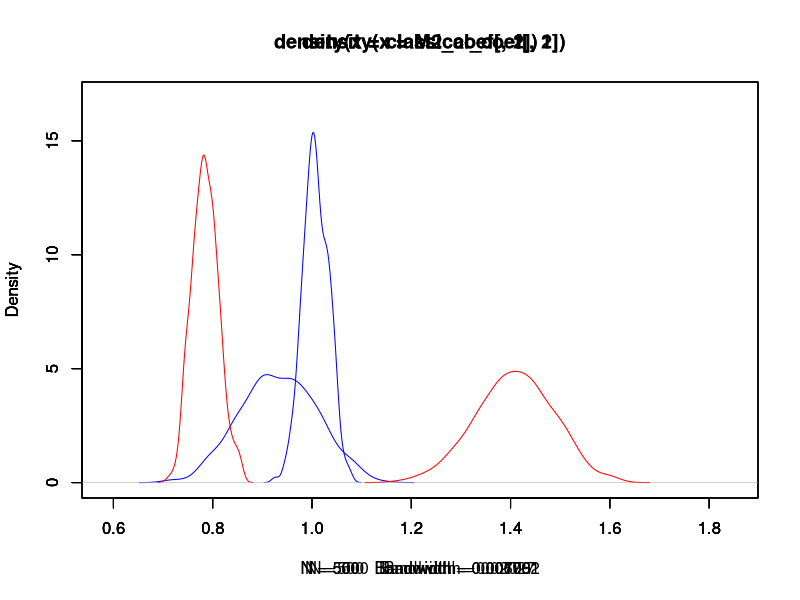
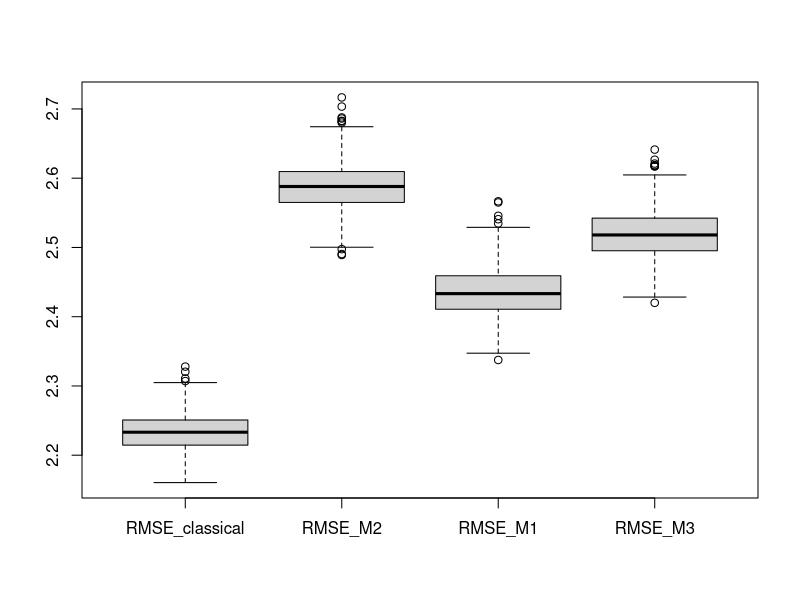
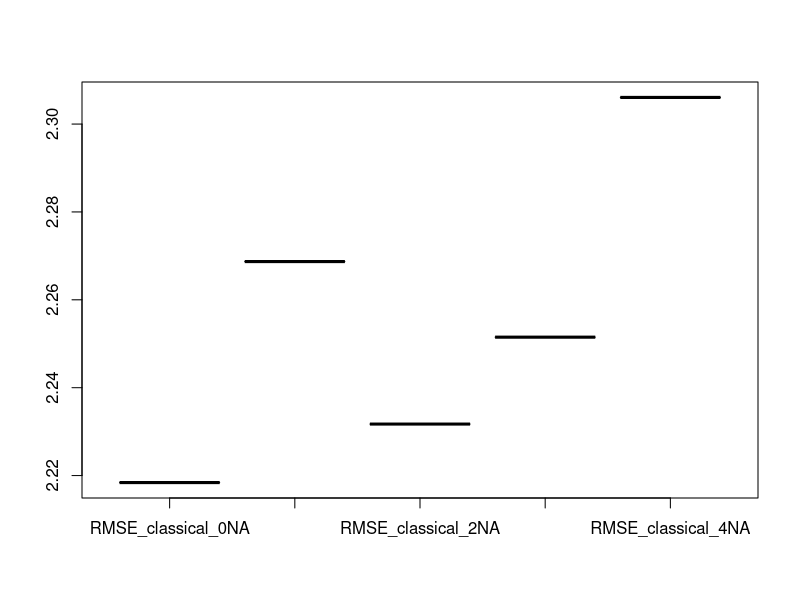
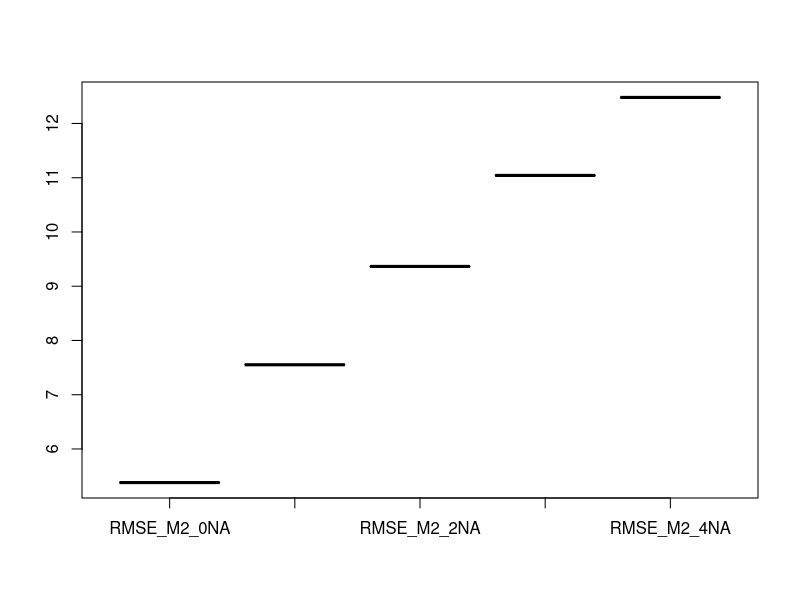
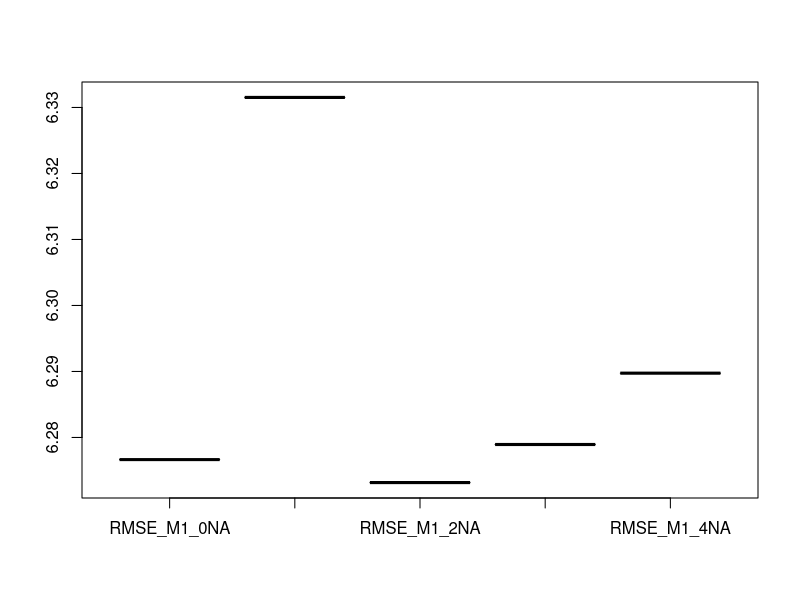
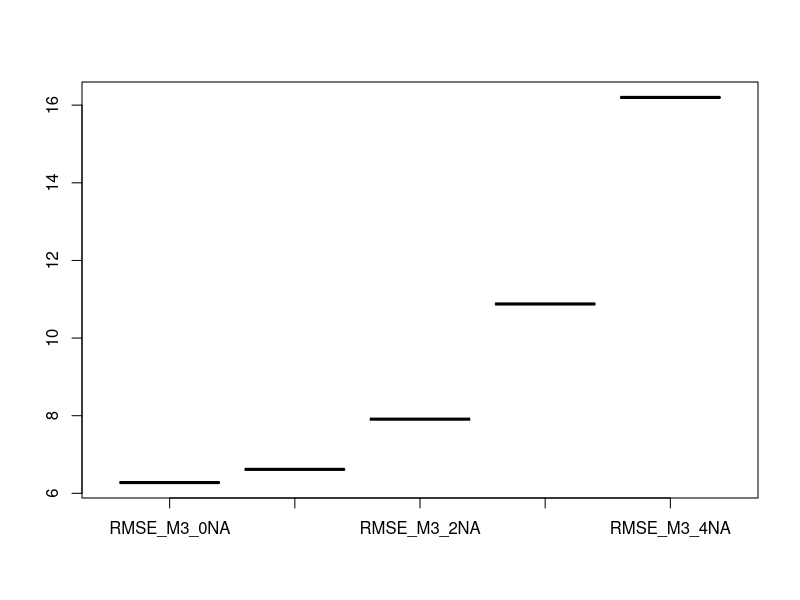
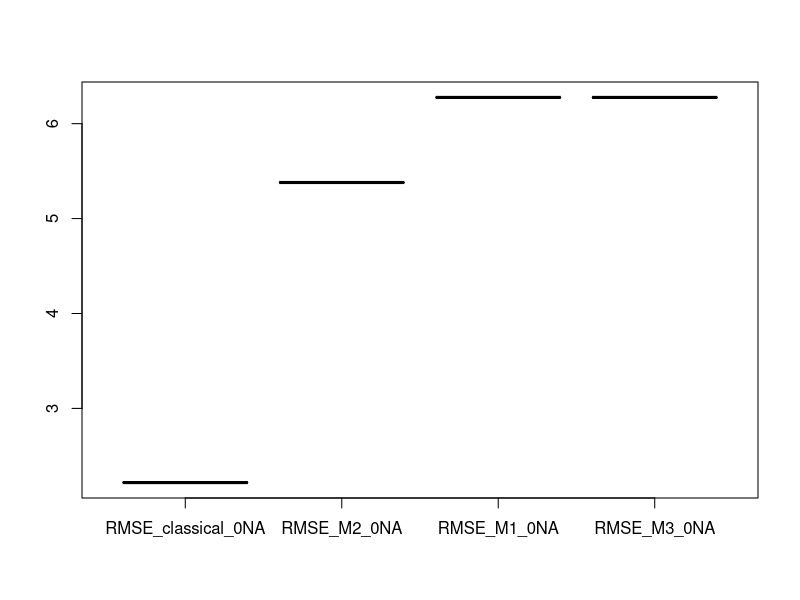
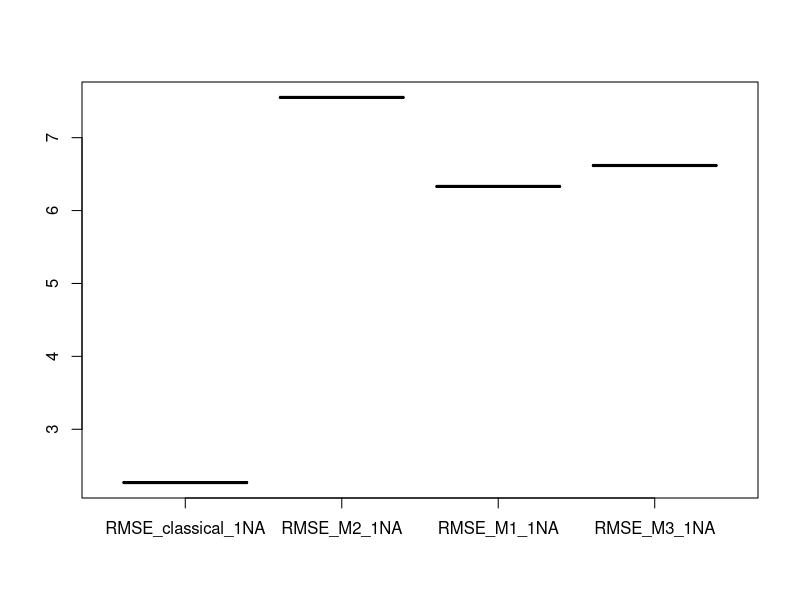

Write the R code that produced these figures, in order.

########################################################################################
######### Source code for the paper submitted to Computational Statistics ##############
########################################################################################
set.seed(2012024)

##################################
#################### Section 5.1 

## Theoretical model: Y = 50 + 4*X1real + 4*X2real + epsilon, with
## - epsilon ~ N(0,sqrt(5))
## - X1real ~ N(2,sqrt(5))
## - X2real ~ Gamma(2,3)
## - correlation structure: Gaussian copula with parameter rho

## Latent variable model introducing quality:
## - X1 = w1 * X1real + (1-w1) * Z1
## - X2 = w2 * X2real + (1-w2) * Z2
## - w1 follows Bernoulli(Q1) and w2 follows Bernoulli(Q2)
## - Q1 ~ Q2 ~ U({0;0.5;1})

#########################################
##### Parameters to be defined by the user
n_rep <- 500             # number of repetitions 
sample_size <- 5000      # number of observations
rho_coef <- 0.2       # correlation parameter gaussian copula
#########################################

library(mvtnorm)

#################
##### Auxiliary functions needed for simulations

##### Simulation of correlated X1real and X2real
## Function that simulates from a bivariate distribution with (possible) different marginals
## - qmarg1: quantile function for marginal 1 / qmarg2: quantile function for marginal 2
## - rho: correlation parameter in Gaussian Copula
sim.GC <- function(sample_size, rho, qmarg1, qmarg2){
  R <- rbind(c(1,rho),c(rho,1))
  dat <- rmvnorm(n = sample_size, mean = c(0,0), sigma = R)
  dat[,1] <- qmarg1(pnorm(dat[,1]))
  dat[,2] <- qmarg2(pnorm(dat[,2]))
  return(dat)
}
## Gaussian and Gamma marginals
q1 <- function(p) qnorm(p, mean = 2, sd = sqrt(5))
q2 <- function(p) qgamma(p, shape = 2, rate = 3)

## Simulation of the quality variables
Q1 <- sample(x = c(0,0.5,1), size = sample_size, replace = TRUE, prob = c(1/3,1/3,1/3))
Q2 <- sample(x = c(0,0.5,1), size = sample_size, replace = TRUE, prob = c(1/3,1/3,1/3))
(meanQual_X1 <- mean(Q1))
(meanQual_X2 <- mean(Q2))

simul_dataset <- function(sample_size, rho_coef) 
{
  ##### Simulation of the random noise
  epsilon <- rnorm(sample_size, mean = 0, sd = sqrt(5))
  ##### Simulation of correlated random variables X1real and X2real
  sim <- sim.GC(sample_size = sample_size, rho = rho_coef, q1, q2)
  X1real <- sim[ ,1]
  X2real <- sim[ ,2]
  ###### Simulation of Z1 and Z2
  Z1 <- rnorm(n = sample_size, mean = 2, sd = sqrt(5))
  Z2 <- rgamma(n = sample_size, shape = 2, rate = 3)
  ##### Building the response Y
  Y <- 50 + 4*X1real + 4*X2real + epsilon
  ######### Simulation of the latent variable model
  w1 <- w2 <- numeric(length = sample_size)
  for (i in 1:sample_size) {
    w1[i] <- rbinom(n = 1, size = 1, prob = Q1[i])
    w2[i] <- rbinom(n = 1, size = 1, prob = Q2[i])
  }
  X1 <- w1 * X1real + (1-w1) * Z1
  X2 <- w2 * X2real + (1-w2) * Z2
  ###### Final dataset to be returned
  return(list(data = data.frame(Y=Y, X1=X1, X2=X2, X1real=X1real, Z1=Z1, X2real=X2real, Z2=Z2, epsilon=epsilon),
              binary_mask = data.frame(w1 = w1, w2 = w2)))
}


##############################
### Simulation of the data ###
simulated_datasets <- vector(mode = "list", length = n_rep)
classical_coefX1 <- M1_coefX1 <- M2_coefX1 <- matrix(data = NA, nrow = n_rep, ncol = 2)
colnames(M1_coefX1) <- colnames(M2_coefX1) <- colnames(classical_coefX1) <- c("coefX1", "sd_coefX1")
for (i in 1:n_rep) {
  simulated_datasets[[i]] <- simul_dataset(sample_size = sample_size, rho_coef = rho_coef)
  ##### Linear regressions:
  ## Real model
  classical_model <- lm(formula = Y ~ X1real + X2real, data = simulated_datasets[[i]]$data)
  classical_coefX1[i,1] <- coef(classical_model)["X1real"]
  classical_coefX1[i,2] <- sqrt(vcov(classical_model)[2,2])
  ## Biased model due to unperfect quality data
  M2 <- lm(formula = Y ~ X1 + X2, data = simulated_datasets[[i]]$data)
  M2_coefX1[i,1] <- coef(M2)["X1"]
  M2_coefX1[i,2] <- sqrt(vcov(M2)[2,2])
  ### Correction of the coefficients (see Section 4.4 of the paper, case of two correlated covariates)
  ## under (X-A2) and (Z-A1):
  M1_coefX1[i,1] <- (1/(1-rho_coef^2)) * ( (coef(M2)["X1"] / meanQual_X1) * (1 - rho_coef^2 * meanQual_X1 * meanQual_X2) +
                                             sqrt(var(simulated_datasets[[i]]$data$X2) / var(simulated_datasets[[i]]$data$X1)) *
                                             (coef(M2)["X2"] / meanQual_X2) * rho_coef * (meanQual_X1 * meanQual_X2 - 1) )
  ## variance: under (X-A2) and (Z-A1):
  M1_coefX1[i,2] <- sqrt( 
    (sqrt(5)^2 / (1 - rho_coef^2)) * ( 
      ((1 - rho_coef^2 * meanQual_X1 * meanQual_X2) / meanQual_X1^2) * (1/var(simulated_datasets[[i]]$data$X1real)) +
        (var(simulated_datasets[[i]]$data$X2) / var(simulated_datasets[[i]]$data$X1)) * 
        (((meanQual_X1 * meanQual_X2 - 1)^2 * rho_coef^2 * (1 - rho_coef^2 * meanQual_X1 * meanQual_X2)) / meanQual_X2^2) * (1/var(simulated_datasets[[i]]$data$X2real)) +
        2 * (meanQual_X1 * meanQual_X2 - 1) * rho_coef * sqrt(var(simulated_datasets[[i]]$data$X2) / var(simulated_datasets[[i]]$data$X1)) * 
        cov(simulated_datasets[[i]]$data$X1real,simulated_datasets[[i]]$data$X2real) ) 
  )
  
  classical_model <- M2 <- NULL
}

length(simulated_datasets)
attributes(simulated_datasets[[1]])
dim(simulated_datasets[[1]]$data)
head(simulated_datasets[[1]]$data, n = 3)
head(simulated_datasets[[1]]$binary_mask, n = 3)

mean(classical_coefX1[ ,1])
sd(classical_coefX1[ ,1])
mean(M2_coefX1[ ,1])
sd(M2_coefX1[ ,1])
mean(M1_coefX1[ ,1])
sd(M1_coefX1[ ,1])


##################################
#################### Section 5.2


#################### Section 5.2.1

## Theoretical model: Y = 10 + X1real + X2real + epsilon, with
## - epsilon ~ N(0,sqrt(5))
## - X1real ~ Gamma(2,1)
## - X2real ~ Gamma(2,3)
## - correlation structure: Gaussian copula with parameter 0.7
## - Q1 ~ Q2 ~ Unif([0.7,1])

########################################
##### Parameters to be defined by the user
n_rep <- 1             # number of repetitions
sample_size <- 10000    # number of observations
rho_coef <- 0.7         # correlation param (gaussian copula)
n_boot <- 500         # number of bootstrap samples
########################################

######### Auxiliary functions needed for simulations

#### Simulation of X1real and X2real
## Gamma marginals
q1 <- function(p) qgamma(p, shape = 2, rate = 1)
q2 <- function(p) qgamma(p, shape = 2, rate = 3)
## Simulation of the quality variables
Q1 <- runif(n = sample_size, min = 0.7, max = 1)
Q2 <- runif(n = sample_size, min = 0.7, max = 1)
meanQual_X1 <- mean(Q1)
meanQual_X2 <- mean(Q2)

simul_dataset <- function(sample_size, rho_coef) 
{
  ##### Simulation of the random noise
  epsilon <- rnorm(sample_size, mean = 0, sd = sqrt(5))
  ##### Simulation of correlated random variables X1real and X2real
  sim <- sim.GC(sample_size = sample_size, rho = rho_coef, q1, q2)
  X1real <- sim[ ,1] ; X2real <- sim[ ,2]
  ###### Simulation of Z1 and Z2
  Z1 <- rgamma(n = sample_size, shape = 2, rate = 1)
  Z2 <- rgamma(n = sample_size, shape = 2, rate = 3)
  ##### Building the response Y
  Y <- 10 + X1real + X2real + epsilon
  ######### Simulation of the latent variable model
  w1 <- w2 <- numeric(length = sample_size)
  for (i in 1:sample_size) {
    w1[i] <- rbinom(n = 1, size = 1, prob = Q1[i])
    w2[i] <- rbinom(n = 1, size = 1, prob = Q2[i])
  }
  X1 <- w1 * X1real + (1-w1) * Z1
  X2 <- w2 * X2real + (1-w2) * Z2
  ###### Final dataset to be returned
  return(list(data = data.frame(Y=Y, X1=X1, X2=X2, X1real=X1real, Z1=Z1, X2real=X2real, Z2=Z2, epsilon=epsilon),
              binary_mask = data.frame(w1 = w1, w2 = w2)))
}


##############################
### Simulation of the data ###
simulated_datasets <- simul_dataset(sample_size = sample_size, rho_coef = rho_coef)
head(simulated_datasets$data)

boot_samples <- boot_learning <- boot_test <- vector(mode = "list", length = n_boot)
classical_coef <- M1_coef <- M2_coef <- matrix(data = NA, nrow = n_boot, ncol = 2)
colnames(M1_coef) <- colnames(M2_coef) <- colnames(classical_coef) <- c("coefX1", "coefX2")

for (i in 1:n_boot) {
  indexes_boot <- sample(x = 1:nrow(simulated_datasets$data), size = nrow(simulated_datasets$data), replace = TRUE)
  boot_samples[[i]] <- simulated_datasets$data[indexes_boot, ]
  indexes_learning <- sample(x = 1:nrow(simulated_datasets$data), size = (0.7*nrow(simulated_datasets$data)), replace = FALSE)
  boot_learning[[i]] <- boot_samples[[i]][indexes_learning, ]
  boot_test[[i]] <- boot_samples[[i]][-indexes_learning, ]
  ##### Linear regressions:
  ## Real model
  classical_model <- lm(formula = Y ~ X1real + X2real, data = boot_learning[[i]])
  classical_coef[i,1] <- coef(classical_model)["X1real"]
  classical_coef[i,2] <- coef(classical_model)["X2real"]
  ## Biased model due to unperfect quality data
  M2 <- lm(formula = Y ~ X1 + X2, data = boot_learning[[i]])
  M2_coef[i,1] <- coef(M2)["X1"]
  M2_coef[i,2] <- coef(M2)["X2"]
  ### Correction of the coefficients (see Section 4.4 of the paper, case of two correlated covariates)
  ## under (X-A2) and (Z-A1):
  M1_coefX1[i,1] <- (1/(1-rho_coef^2)) * ( (coef(M2)["X1"] / meanQual_X1) * (1 - rho_coef^2 * meanQual_X1 * meanQual_X2) +
                                             sqrt(var(boot_learning[[i]]$X2) / var(boot_learning[[i]]$X1)) *
                                             (coef(M2)["X2"] / meanQual_X2) * rho_coef * (meanQual_X1 * meanQual_X2 - 1) )
  classical_model <- M2 <- NULL
}

classical_coef
mean(classical_coef[ ,1])
sd(classical_coef[ ,1])
hat_beta1_classic <- density(x = classical_coef[ ,1])
mean(classical_coef[ ,2])
sd(classical_coef[ ,2])
hat_beta2_classic <- density(x = classical_coef[ ,2])

mean(M2_coef[ ,1])
sd(M2_coef[ ,1])
hat_beta1_M2 <- density(x = M2_coef[ ,1])
mean(M2_coef[ ,2])
sd(M2_coef[ ,2])
hat_beta2_M2 <- density(x = M2_coef[ ,2])

min_bounds_x <- min(c(hat_beta1_M2$x, hat_beta2_M2$x, hat_beta1_classic$x, hat_beta2_classic$x))
max_bounds_x <- max(c(hat_beta1_M2$x, hat_beta2_M2$x, hat_beta1_classic$x, hat_beta2_classic$x))
min_bounds_y <- min(c(hat_beta1_M2$y, hat_beta2_M2$y, hat_beta1_classic$y, hat_beta2_classic$y))
max_bounds_y <- max(c(hat_beta1_M2$y, hat_beta2_M2$y, hat_beta1_classic$y, hat_beta2_classic$y))
plot(hat_beta1_classic, col = "blue", xlim = c(0.9*min_bounds_x, 1.1*max_bounds_x), ylim = c(0.9*min_bounds_y, 1.1*max_bounds_y)) ; par(new =  TRUE)
plot(hat_beta2_classic, col = "blue", xlim = c(0.9*min_bounds_x, 1.1*max_bounds_x), ylim = c(0.9*min_bounds_y, 1.1*max_bounds_y)) ; par(new =  TRUE)
plot(hat_beta1_M2, col = "red", xlim = c(0.9*min_bounds_x, 1.1*max_bounds_x), ylim = c(0.9*min_bounds_y, 1.1*max_bounds_y)) ; par(new =  TRUE)
plot(hat_beta2_M2, col = "red", xlim = c(0.9*min_bounds_x, 1.1*max_bounds_x), ylim = c(0.9*min_bounds_y, 1.1*max_bounds_y))


#################### Section 5.2.2

## Theoretical model: same as previously, except
## - Q1 ~ Q2 ~ Unif({0;0.3;0.7;1})

#####################################
##### Parameters to be defined by the user
sample_size <- 10000     # number of observations
rho_coef <- 0.3         # correlation parameter for the gaussian copula
n_boot <- 500         # number of bootstrap samples
#####################################

## Simulation of the quality variables
Q1 <- sample(x = c(0,0.3,0.7,1), size = sample_size, replace = TRUE, prob = NULL)
Q2 <- sample(x = c(0,0.3,0.7,1), size = sample_size, replace = TRUE, prob = NULL)
(meanQual_X1 <- mean(Q1))
(meanQual_X2 <- mean(Q2))

##############################
### Simulation of the data ###
simulated_datasets <- simul_dataset(sample_size = sample_size, rho_coef = rho_coef)
head(simulated_datasets$data)

RMSE_classical <- RMSE_M3 <- RMSE_M2 <- RMSE_M1 <- numeric(length = n_boot)
boot_samples <- boot_learning <- boot_test <- vector(mode = "list", length = n_boot)
classical_coef <- M1_coef <- M2_coef <- matrix(data = NA, nrow = n_boot, ncol = 2)
colnames(M1_coef) <- colnames(M2_coef) <- colnames(classical_coef) <- c("coefX1", "coefX2")
M3_coef_beta1 <- M3_coef_beta2 <- vector(mode = "list", length = n_boot)

for (i in 1:n_boot) {
  indexes_boot <- sample(x = 1:nrow(simulated_datasets$data), size = nrow(simulated_datasets$data), replace = TRUE)
  boot_samples[[i]] <- simulated_datasets$data[indexes_boot, ]
  indexes_learning <- sample(x = 1:nrow(simulated_datasets$data), size = (0.7*nrow(simulated_datasets$data)), replace = FALSE)
  boot_learning[[i]] <- boot_samples[[i]][indexes_learning, ]
  boot_test[[i]] <- boot_samples[[i]][-indexes_learning, ]
  ##### Linear regressions:
  ## Real model
  classical_model <- lm(formula = Y ~ X1real + X2real, data = boot_learning[[i]])
  (classical_coef[i,1] <- coef(classical_model)["X1real"])
  (classical_coef[i,2] <- coef(classical_model)["X2real"])
  classical_pred <- predict(object = classical_model, newdata = boot_test[[i]])
  RMSE_classical[i] <- sqrt( mean( (boot_test[[i]]$Y - classical_pred)^2 ) )
  ## Biased model due to unperfect quality data
  M2 <- lm(formula = Y ~ X1 + X2, data = boot_learning[[i]])
  M2_coef[i,1] <- coef(M2)["X1"]
  M2_coef[i,2] <- coef(M2)["X2"]
  M2_pred <- predict(object = M2, newdata = boot_test[[i]])
  RMSE_M2[i] <- sqrt( mean( (boot_test[[i]]$Y - M2_pred)^2 ) )
  ### Correction of the coefficients (see Section 4.4 of the paper, case of two correlated covariates)
  ## under (X-A2) and (Z-A1):
  M1_coef[i,1] <- (1/(1-rho_coef^2)) * ( (coef(M2)["X1"] / meanQual_X1) * (1 - rho_coef^2 * meanQual_X1 * meanQual_X2) +
                                           sqrt(var(boot_learning[[i]]$X2) / var(boot_learning[[i]]$X1)) *
                                           (coef(M2)["X2"] / meanQual_X2) * rho_coef * (meanQual_X1 * meanQual_X2 - 1) )
  M1_coef[i,2] <- (1/(1-rho_coef^2)) * ( (coef(M2)["X2"] / meanQual_X2) * (1 - rho_coef^2 * meanQual_X1 * meanQual_X2) +
                                           sqrt(var(boot_learning[[i]]$X1) / var(boot_learning[[i]]$X2)) *
                                           (coef(M2)["X1"] / meanQual_X1) * rho_coef * (meanQual_X1 * meanQual_X2 - 1) )
  M1_pred <- coef(M2)["(Intercept)"] + M1_coef[i,1] * boot_test[[i]]$X1real + M1_coef[i,2] * boot_test[[i]]$X2real
  RMSE_M1[i] <- sqrt( mean( (boot_test[[i]]$Y - M1_pred)^2 ) )
  ## Individualized regression coefficients, depending on quality pattern (corollary 2, section 4.4.2)
  ## beta1^K
  term1_1 <- Q1[indexes_boot][-indexes_learning] /(1-Q1[indexes_boot][-indexes_learning]^2*Q2[indexes_boot][-indexes_learning]^2*rho_coef^2)
  term1_2 <- M1_coef[i,1]*(1-Q2[indexes_boot][-indexes_learning]^2*rho_coef^2)
  term1_3 <- sqrt(var(boot_learning[[i]]$X2) / var(boot_learning[[i]]$X1)) * M1_coef[i,2] * rho_coef * (1-Q2[indexes_boot][-indexes_learning]^2)
  M3_coef_beta1[[i]] <- term1_1 * (term1_2 + term1_3)
  ## beta2^K
  term2_1 <- Q2[indexes_boot][-indexes_learning] /(1-Q2[indexes_boot][-indexes_learning]^2*Q1[indexes_boot][-indexes_learning]^2*rho_coef^2)
  term2_2 <- M1_coef[i,2]*(1-Q1[indexes_boot][-indexes_learning]^2*rho_coef^2)
  term2_3 <- sqrt(var(boot_learning[[i]]$X1) / var(boot_learning[[i]]$X2)) * M1_coef[i,1] * rho_coef * (1-Q1[indexes_boot][-indexes_learning]^2)
  M3_coef_beta2[[i]] <- term2_1 * (term2_2 + term2_3)
  ## Individualized predictions
  M3_pred <- coef(M2)["(Intercept)"] + M3_coef_beta1[[i]] * boot_test[[i]]$X1real + M3_coef_beta2[[i]] * boot_test[[i]]$X2real
  RMSE_M3[i] <- sqrt( mean( (boot_test[[i]]$Y - M3_pred)^2 ) )
  
  classical_model <- classical_pred <- M2 <- M2_pred <- M1_pred <- M3_pred <- indexes_boot <- indexes_learning <- NULL
  term1_1 <- term1_2 <- term1_3 <- term2_1 <- term2_2 <- term2_3 <- NULL
}

classical_coef[ ,1] ; mean(classical_coef[ ,1])
classical_coef[ ,2] ; mean(classical_coef[ ,2])
mean(M2_coef[ ,1])
mean(M2_coef[ ,2])
mean(M1_coef[ ,1])
mean(M1_coef[ ,2])
mean(sapply(M3_coef_beta1, mean))
mean(sapply(M3_coef_beta2, mean))

boxplot(data.frame(RMSE_classical, RMSE_M2, RMSE_M1, RMSE_M3))


##################################
#################### Section 5.3

## Model: Y = 10 + 4*X1real + 2*X2real + 3*X3real + 4*X4real+ epsilon,
## with
##  - epsilon ~ N(0,sqrt(5))
##  - X1real ~ N(2,sqrt(5))
##  - X2real ~ Exp(2)
##  - X3real ~ Gamma(2,1)
##  - X4real ~ Gamma(2,3)
##  - X1real, X2real, X3real and X4real are correlated random variables.

#########################
## Parameters:
sample_size <- 100000
correl_matrix <- rbind(c(1,0.3,0,0),c(0.3,1,0,0),c(0,0,1,0.6),c(0,0,0.6,1))
#########################

sim.GC <- function(sample_size, correl_matrix, qmarg1, qmarg2, qmarg3, qmarg4){
  dat <- rmvnorm(n = sample_size, mean = c(0,0,0,0), sigma = correl_matrix)
  dat[,1] <- qmarg1(pnorm(dat[,1]))
  dat[,2] <- qmarg2(pnorm(dat[,2]))
  dat[,3] <- qmarg3(pnorm(dat[,3]))
  dat[,4] <- qmarg4(pnorm(dat[,4]))
  return(dat)
}
## Marginals
q1 <- function(p) qnorm(p, mean = 2, sd = sqrt(5))
q2 <- function(p) qexp(p, rate = 2)
q3 <- function(p) qgamma(p, shape = 2, rate = 1)
q4 <- function(p) qgamma(p, shape = 2, rate = 3)

## Simulation of the quality variables
Q1 <- sample(x = c(0,1), size = sample_size, replace = TRUE)
Q2 <- sample(x = c(0,1), size = sample_size, replace = TRUE)
Q3 <- sample(x = c(0,1), size = sample_size, replace = TRUE)
Q4 <- sample(x = c(0,1), size = sample_size, replace = TRUE)
(meanQual_X1 <- mean(Q1))
(meanQual_X2 <- mean(Q2))
(meanQual_X3 <- mean(Q3))
(meanQual_X4 <- mean(Q4))

simul_dataset <- function(sample_size) 
{
  ##### Simulation of the random noise
  epsilon <- rnorm(sample_size, mean = 0, sd = sqrt(5))
  ##### Simulation of correlated random variables X1real and X2real
  sim <- sim.GC(sample_size, correl_matrix, q1, q2, q3, q4)
  X1real <- sim[ ,1] ; X2real <- sim[ ,2]
  X3real <- sim[ ,3] ; X4real <- sim[ ,4]
  ###### Simulation of Z1 and Z2
  Z1 <- rnorm(n = sample_size, mean = 2, sd = sqrt(5))
  Z2 <- rexp(n = sample_size, rate = 2)
  Z3 <- rgamma(n = sample_size, shape = 2, rate = 1)
  Z4 <- rgamma(n = sample_size, shape = 2, rate = 3)
  ##### Building the response Y
  Y <- 10 + 4*X1real + 2*X2real + 3*X3real + 4*X4real + epsilon
  ######### Simulation of the latent variable model
  w1 <- w2 <- w3 <- w4 <- numeric(length = sample_size)
  for (i in 1:sample_size) {
    w1[i] <- rbinom(n = 1, size = 1, prob = Q1[i])
    w2[i] <- rbinom(n = 1, size = 1, prob = Q2[i])
    w3[i] <- rbinom(n = 1, size = 1, prob = Q3[i])
    w4[i] <- rbinom(n = 1, size = 1, prob = Q4[i])
  }
  X1 <- w1 * X1real + (1-w1) * Z1
  X2 <- w2 * X2real + (1-w2) * Z2
  X3 <- w3 * X3real + (1-w3) * Z3
  X4 <- w4 * X4real + (1-w4) * Z4
  ###### Final dataset to be returned
  return(list(data = data.frame(Y=Y, X1=X1, X2=X2, X3=X3, X4=X4, X1real=X1real, X2real=X2real, X3real=X3real, X4real=X4real, 
                                Z1=Z1, Z2=Z2, Z3=Z3, Z4=Z4, epsilon=epsilon), binary_mask = data.frame(w1=w1, w2=w2, w3=w3, w4=w4)))
}


simulated_data <- simul_dataset(sample_size = sample_size)
head(simulated_data$data, n = 3)
head(simulated_data$binary_mask, n = 3)

indexes_learning <- sample(x = 1:nrow(simulated_data$data), size = (0.7*nrow(simulated_data$data)), replace = FALSE)
learning_sample <- simulated_data$data[indexes_learning, ]
test_sample <- simulated_data$data[-indexes_learning, ]
learning_binaryMask <- simulated_data$binary_mask[indexes_learning, ]
learning_Q1 <- Q1[indexes_learning] ; learning_Q2 <- Q2[indexes_learning]
learning_Q3 <- Q3[indexes_learning] ; learning_Q4 <- Q4[indexes_learning]
test_binaryMask <- simulated_data$binary_mask[-indexes_learning, ]
test_Q1 <- Q1[-indexes_learning] ; test_Q2 <- Q2[-indexes_learning]
test_Q3 <- Q3[-indexes_learning] ; test_Q4 <- Q4[-indexes_learning]

head(test_sample)
head(test_binaryMask)
test_binaryMask_4missingValues <- test_sample[which(apply(test_binaryMask, 1, sum) == 0), ]
dim(test_binaryMask_4missingValues)
test_binaryMask_3missingValues <- test_sample[which(apply(test_binaryMask, 1, sum) == 1), ]
dim(test_binaryMask_3missingValues)
test_binaryMask_2missingValues <- test_sample[which(apply(test_binaryMask, 1, sum) == 2), ]
dim(test_binaryMask_2missingValues)
test_binaryMask_1missingValues <- test_sample[which(apply(test_binaryMask, 1, sum) == 3), ]
dim(test_binaryMask_1missingValues)
test_binaryMask_0missingValues <- test_sample[which(apply(test_binaryMask, 1, sum) == 4), ]
dim(test_binaryMask_0missingValues)

######### Linear regressions:

### Real model
classical_model <- lm(formula = Y ~ X1real + X2real + X3real + X4real, data = learning_sample)
summary(classical_model)

### M2 model: biased model due to unperfect quality data
M2 <- lm(formula = Y ~ X1 + X2 + X3 + X4, data = learning_sample)
summary(M2)

### M1 model : correction of the regression coefficients
rho_12 <- rho_21 <- correl_matrix[1,2]
rho_34 <- rho_43 <- correl_matrix[3,4]
M1_coef_X1 <- (1/(1-rho_12^2)) * ( (coef(M2)["X1"] / meanQual_X1) * (1 - rho_12^2 * meanQual_X1 * meanQual_X2) +
                                     sqrt(var(learning_sample$X2) / var(learning_sample$X1)) * (coef(M2)["X2"] / meanQual_X2) * rho_12 * (meanQual_X1 * meanQual_X2 - 1) )
M1_coef_X2 <- (1/(1-rho_21^2)) * ( (coef(M2)["X2"] / meanQual_X2) * (1 - rho_21^2 * meanQual_X1 * meanQual_X2) +
                                     sqrt(var(learning_sample$X1) / var(learning_sample$X2)) * (coef(M2)["X1"] / meanQual_X1) * rho_21 * (meanQual_X1 * meanQual_X2 - 1) )
M1_coef_X3 <- (1/(1-rho_34^2)) * ( (coef(M2)["X3"] / meanQual_X3) * (1 - rho_34^2 * meanQual_X3 * meanQual_X4) +
                                     sqrt(var(learning_sample$X4) / var(learning_sample$X3)) * (coef(M2)["X4"] / meanQual_X4) * rho_34 * (meanQual_X3 * meanQual_X4 - 1) )
M1_coef_X4 <- (1/(1-rho_43^2)) * ( (coef(M2)["X4"] / meanQual_X4) * (1 - rho_43^2 * meanQual_X3 * meanQual_X4) +
                                     sqrt(var(learning_sample$X3) / var(learning_sample$X4)) * (coef(M2)["X3"] / meanQual_X3) * rho_43 * (meanQual_X3 * meanQual_X4 - 1) )

### M3 model : individualized regression coefficients on test sample, depending on quality pattern
## 4 missing values: 
# beta1^K
term1_1 <- test_Q1[which(apply(test_binaryMask, 1, sum) == 0)] /(1-test_Q1[which(apply(test_binaryMask, 1, sum) == 0)]^2*test_Q2[which(apply(test_binaryMask, 1, sum) == 0)]^2*rho_12^2)
term1_2 <- M1_coef_X1*(1-test_Q2[which(apply(test_binaryMask, 1, sum) == 0)]^2*rho_12^2)
term1_3 <- sqrt(var(learning_sample$X2) / var(learning_sample$X1)) * M1_coef_X2 * rho_12 * (1-test_Q2[which(apply(test_binaryMask, 1, sum) == 0)]^2)
M3_coef_beta1_4NA <- term1_1 * (term1_2 + term1_3)
# beta2^K
term2_1 <- test_Q2[which(apply(test_binaryMask, 1, sum) == 0)] /(1-test_Q2[which(apply(test_binaryMask, 1, sum) == 0)]^2*test_Q1[which(apply(test_binaryMask, 1, sum) == 0)]^2*rho_12^2)
term2_2 <- M1_coef_X2*(1-test_Q1[which(apply(test_binaryMask, 1, sum) == 0)]^2*rho_12^2)
term2_3 <- sqrt(var(learning_sample$X1) / var(learning_sample$X2)) * M1_coef_X1 * rho_12 * (1-test_Q1[which(apply(test_binaryMask, 1, sum) == 0)]^2)
M3_coef_beta2_4NA <- term2_1 * (term2_2 + term2_3)
# beta3^K
term3_1 <- test_Q3[which(apply(test_binaryMask, 1, sum) == 0)] /(1-test_Q3[which(apply(test_binaryMask, 1, sum) == 0)]^2*test_Q4[which(apply(test_binaryMask, 1, sum) == 0)]^2*rho_34^2)
term3_2 <- M1_coef_X3*(1-test_Q4[which(apply(test_binaryMask, 1, sum) == 0)]^2*rho_34^2)
term3_3 <- sqrt(var(learning_sample$X4) / var(learning_sample$X3)) * M1_coef_X4 * rho_34 * (1-test_Q4[which(apply(test_binaryMask, 1, sum) == 0)]^2)
M3_coef_beta3_4NA <- term3_1 * (term3_2 + term3_3)
# beta4^K
term4_1 <- test_Q4[which(apply(test_binaryMask, 1, sum) == 0)] /(1-test_Q4[which(apply(test_binaryMask, 1, sum) == 0)]^2*test_Q3[which(apply(test_binaryMask, 1, sum) == 0)]^2*rho_34^2)
term4_2 <- M1_coef_X4*(1-test_Q3[which(apply(test_binaryMask, 1, sum) == 0)]^2*rho_34^2)
term4_3 <- sqrt(var(learning_sample$X3) / var(learning_sample$X4)) * M1_coef_X3 * rho_34 * (1-test_Q3[which(apply(test_binaryMask, 1, sum) == 0)]^2)
M3_coef_beta4_4NA <- term4_1 * (term4_2 + term4_3)
term1_1 <- term1_2 <- term1_3 <- term2_1 <- term2_2 <- term2_3 <- term3_1 <- term3_2 <- term3_3 <- term4_1 <- term4_2 <- term4_3
## 3 missing values: 
# beta1^K
term1_1 <- test_Q1[which(apply(test_binaryMask, 1, sum) == 1)] /(1-test_Q1[which(apply(test_binaryMask, 1, sum) == 1)]^2*test_Q2[which(apply(test_binaryMask, 1, sum) == 1)]^2*rho_12^2)
term1_2 <- M1_coef_X1*(1-test_Q2[which(apply(test_binaryMask, 1, sum) == 1)]^2*rho_12^2)
term1_3 <- sqrt(var(learning_sample$X2) / var(learning_sample$X1)) * M1_coef_X2 * rho_12 * (1-test_Q2[which(apply(test_binaryMask, 1, sum) == 1)]^2)
M3_coef_beta1_3NA <- term1_1 * (term1_2 + term1_3)
# beta2^K
term2_1 <- test_Q2[which(apply(test_binaryMask, 1, sum) == 1)] /(1-test_Q2[which(apply(test_binaryMask, 1, sum) == 1)]^2*test_Q1[which(apply(test_binaryMask, 1, sum) == 1)]^2*rho_12^2)
term2_2 <- M1_coef_X2*(1-test_Q1[which(apply(test_binaryMask, 1, sum) == 1)]^2*rho_12^2)
term2_3 <- sqrt(var(learning_sample$X1) / var(learning_sample$X2)) * M1_coef_X1 * rho_12 * (1-test_Q1[which(apply(test_binaryMask, 1, sum) == 1)]^2)
M3_coef_beta2_3NA <- term2_1 * (term2_2 + term2_3)
# beta3^K
term3_1 <- test_Q3[which(apply(test_binaryMask, 1, sum) == 1)] /(1-test_Q3[which(apply(test_binaryMask, 1, sum) == 1)]^2*test_Q4[which(apply(test_binaryMask, 1, sum) == 1)]^2*rho_34^2)
term3_2 <- M1_coef_X3*(1-test_Q4[which(apply(test_binaryMask, 1, sum) == 1)]^2*rho_34^2)
term3_3 <- sqrt(var(learning_sample$X4) / var(learning_sample$X3)) * M1_coef_X4 * rho_34 * (1-test_Q4[which(apply(test_binaryMask, 1, sum) == 1)]^2)
M3_coef_beta3_3NA <- term3_1 * (term3_2 + term3_3)
# beta4^K
term4_1 <- test_Q4[which(apply(test_binaryMask, 1, sum) == 1)] /(1-test_Q4[which(apply(test_binaryMask, 1, sum) == 1)]^2*test_Q3[which(apply(test_binaryMask, 1, sum) == 1)]^2*rho_34^2)
term4_2 <- M1_coef_X4*(1-test_Q3[which(apply(test_binaryMask, 1, sum) == 1)]^2*rho_34^2)
term4_3 <- sqrt(var(learning_sample$X3) / var(learning_sample$X4)) * M1_coef_X3 * rho_34 * (1-test_Q3[which(apply(test_binaryMask, 1, sum) == 1)]^2)
M3_coef_beta4_3NA <- term4_1 * (term4_2 + term4_3)
term1_1 <- term1_2 <- term1_3 <- term2_1 <- term2_2 <- term2_3 <- term3_1 <- term3_2 <- term3_3 <- term4_1 <- term4_2 <- term4_3
## 2 missing values: 
# beta1^K
term1_1 <- test_Q1[which(apply(test_binaryMask, 1, sum) == 2)] /(1-test_Q1[which(apply(test_binaryMask, 1, sum) == 2)]^2*test_Q2[which(apply(test_binaryMask, 1, sum) == 2)]^2*rho_12^2)
term1_2 <- M1_coef_X1*(1-test_Q2[which(apply(test_binaryMask, 1, sum) == 2)]^2*rho_12^2)
term1_3 <- sqrt(var(learning_sample$X2) / var(learning_sample$X1)) * M1_coef_X2 * rho_12 * (1-test_Q2[which(apply(test_binaryMask, 1, sum) == 2)]^2)
M3_coef_beta1_2NA <- term1_1 * (term1_2 + term1_3)
# beta2^K
term2_1 <- test_Q2[which(apply(test_binaryMask, 1, sum) == 2)] /(1-test_Q2[which(apply(test_binaryMask, 1, sum) == 2)]^2*test_Q1[which(apply(test_binaryMask, 1, sum) == 2)]^2*rho_12^2)
term2_2 <- M1_coef_X2*(1-test_Q1[which(apply(test_binaryMask, 1, sum) == 2)]^2*rho_12^2)
term2_3 <- sqrt(var(learning_sample$X1) / var(learning_sample$X2)) * M1_coef_X1 * rho_12 * (1-test_Q1[which(apply(test_binaryMask, 1, sum) == 2)]^2)
M3_coef_beta2_2NA <- term2_1 * (term2_2 + term2_3)
# beta3^K
term3_1 <- test_Q3[which(apply(test_binaryMask, 1, sum) == 2)] /(1-test_Q3[which(apply(test_binaryMask, 1, sum) == 2)]^2*test_Q4[which(apply(test_binaryMask, 1, sum) == 2)]^2*rho_34^2)
term3_2 <- M1_coef_X3*(1-test_Q4[which(apply(test_binaryMask, 1, sum) == 2)]^2*rho_34^2)
term3_3 <- sqrt(var(learning_sample$X4) / var(learning_sample$X3)) * M1_coef_X4 * rho_34 * (1-test_Q4[which(apply(test_binaryMask, 1, sum) == 2)]^2)
M3_coef_beta3_2NA <- term3_1 * (term3_2 + term3_3)
# beta4^K
term4_1 <- test_Q4[which(apply(test_binaryMask, 1, sum) == 2)] /(1-test_Q4[which(apply(test_binaryMask, 1, sum) == 2)]^2*test_Q3[which(apply(test_binaryMask, 1, sum) == 2)]^2*rho_34^2)
term4_2 <- M1_coef_X4*(1-test_Q3[which(apply(test_binaryMask, 1, sum) == 2)]^2*rho_34^2)
term4_3 <- sqrt(var(learning_sample$X3) / var(learning_sample$X4)) * M1_coef_X3 * rho_34 * (1-test_Q3[which(apply(test_binaryMask, 1, sum) == 2)]^2)
M3_coef_beta4_2NA <- term4_1 * (term4_2 + term4_3)
term1_1 <- term1_2 <- term1_3 <- term2_1 <- term2_2 <- term2_3 <- term3_1 <- term3_2 <- term3_3 <- term4_1 <- term4_2 <- term4_3
## 1 missing values: 
# beta1^K
term1_1 <- test_Q1[which(apply(test_binaryMask, 1, sum) == 3)] /(1-test_Q1[which(apply(test_binaryMask, 1, sum) == 3)]^2*test_Q2[which(apply(test_binaryMask, 1, sum) == 3)]^2*rho_12^2)
term1_2 <- M1_coef_X1*(1-test_Q2[which(apply(test_binaryMask, 1, sum) == 3)]^2*rho_12^2)
term1_3 <- sqrt(var(learning_sample$X2) / var(learning_sample$X1)) * M1_coef_X2 * rho_12 * (1-test_Q2[which(apply(test_binaryMask, 1, sum) == 3)]^2)
M3_coef_beta1_1NA <- term1_1 * (term1_2 + term1_3)
# beta2^K
term2_1 <- test_Q2[which(apply(test_binaryMask, 1, sum) == 3)] /(1-test_Q2[which(apply(test_binaryMask, 1, sum) == 3)]^2*test_Q1[which(apply(test_binaryMask, 1, sum) == 3)]^2*rho_12^2)
term2_2 <- M1_coef_X2*(1-test_Q1[which(apply(test_binaryMask, 1, sum) == 3)]^2*rho_12^2)
term2_3 <- sqrt(var(learning_sample$X1) / var(learning_sample$X2)) * M1_coef_X1 * rho_12 * (1-test_Q1[which(apply(test_binaryMask, 1, sum) == 3)]^2)
M3_coef_beta2_1NA <- term2_1 * (term2_2 + term2_3)
# beta3^K
term3_1 <- test_Q3[which(apply(test_binaryMask, 1, sum) == 3)] /(1-test_Q3[which(apply(test_binaryMask, 1, sum) == 3)]^2*test_Q4[which(apply(test_binaryMask, 1, sum) == 3)]^2*rho_34^2)
term3_2 <- M1_coef_X3*(1-test_Q4[which(apply(test_binaryMask, 1, sum) == 3)]^2*rho_34^2)
term3_3 <- sqrt(var(learning_sample$X4) / var(learning_sample$X3)) * M1_coef_X4 * rho_34 * (1-test_Q4[which(apply(test_binaryMask, 1, sum) == 3)]^2)
M3_coef_beta3_1NA <- term3_1 * (term3_2 + term3_3)
# beta4^K
term4_1 <- test_Q4[which(apply(test_binaryMask, 1, sum) == 3)] /(1-test_Q4[which(apply(test_binaryMask, 1, sum) == 3)]^2*test_Q3[which(apply(test_binaryMask, 1, sum) == 3)]^2*rho_34^2)
term4_2 <- M1_coef_X4*(1-test_Q3[which(apply(test_binaryMask, 1, sum) == 3)]^2*rho_34^2)
term4_3 <- sqrt(var(learning_sample$X3) / var(learning_sample$X4)) * M1_coef_X3 * rho_34 * (1-test_Q3[which(apply(test_binaryMask, 1, sum) == 3)]^2)
M3_coef_beta4_1NA <- term4_1 * (term4_2 + term4_3)
term1_1 <- term1_2 <- term1_3 <- term2_1 <- term2_2 <- term2_3 <- term3_1 <- term3_2 <- term3_3 <- term4_1 <- term4_2 <- term4_3
## No missing values: 
# beta1^K
term1_1 <- test_Q1[which(apply(test_binaryMask, 1, sum) == 4)] /(1-test_Q1[which(apply(test_binaryMask, 1, sum) == 4)]^2*test_Q2[which(apply(test_binaryMask, 1, sum) == 4)]^2*rho_12^2)
term1_2 <- M1_coef_X1*(1-test_Q2[which(apply(test_binaryMask, 1, sum) == 4)]^2*rho_12^2)
term1_3 <- sqrt(var(learning_sample$X2) / var(learning_sample$X1)) * M1_coef_X2 * rho_12 * (1-test_Q2[which(apply(test_binaryMask, 1, sum) == 4)]^2)
M3_coef_beta1_0NA <- term1_1 * (term1_2 + term1_3)
# beta2^K
term2_1 <- test_Q2[which(apply(test_binaryMask, 1, sum) == 4)] /(1-test_Q2[which(apply(test_binaryMask, 1, sum) == 4)]^2*test_Q1[which(apply(test_binaryMask, 1, sum) == 4)]^2*rho_12^2)
term2_2 <- M1_coef_X2*(1-test_Q1[which(apply(test_binaryMask, 1, sum) == 4)]^2*rho_12^2)
term2_3 <- sqrt(var(learning_sample$X1) / var(learning_sample$X2)) * M1_coef_X1 * rho_12 * (1-test_Q1[which(apply(test_binaryMask, 1, sum) == 4)]^2)
M3_coef_beta2_0NA <- term2_1 * (term2_2 + term2_3)
# beta3^K
term3_1 <- test_Q3[which(apply(test_binaryMask, 1, sum) == 4)] /(1-test_Q3[which(apply(test_binaryMask, 1, sum) == 4)]^2*test_Q4[which(apply(test_binaryMask, 1, sum) == 4)]^2*rho_34^2)
term3_2 <- M1_coef_X3*(1-test_Q4[which(apply(test_binaryMask, 1, sum) == 4)]^2*rho_34^2)
term3_3 <- sqrt(var(learning_sample$X4) / var(learning_sample$X3)) * M1_coef_X4 * rho_34 * (1-test_Q4[which(apply(test_binaryMask, 1, sum) == 4)]^2)
M3_coef_beta3_0NA <- term3_1 * (term3_2 + term3_3)
# beta4^K
term4_1 <- test_Q4[which(apply(test_binaryMask, 1, sum) == 4)] /(1-test_Q4[which(apply(test_binaryMask, 1, sum) == 4)]^2*test_Q3[which(apply(test_binaryMask, 1, sum) == 4)]^2*rho_34^2)
term4_2 <- M1_coef_X4*(1-test_Q3[which(apply(test_binaryMask, 1, sum) == 4)]^2*rho_34^2)
term4_3 <- sqrt(var(learning_sample$X3) / var(learning_sample$X4)) * M1_coef_X3 * rho_34 * (1-test_Q3[which(apply(test_binaryMask, 1, sum) == 4)]^2)
M3_coef_beta4_0NA <- term4_1 * (term4_2 + term4_3)
term1_1 <- term1_2 <- term1_3 <- term2_1 <- term2_2 <- term2_3 <- term3_1 <- term3_2 <- term3_3 <- term4_1 <- term4_2 <- term4_3


####### Predictions by binary mask pattern

### Classical model
classical_pred_0NA <- predict(object = classical_model, newdata = test_binaryMask_0missingValues)
(RMSE_classical_0NA <- sqrt( mean( (test_binaryMask_0missingValues$Y - classical_pred_0NA)^2 ) ))
classical_pred_1NA <- predict(object = classical_model, newdata = test_binaryMask_1missingValues)
(RMSE_classical_1NA <- sqrt( mean( (test_binaryMask_1missingValues$Y - classical_pred_1NA)^2 ) ))
classical_pred_2NA <- predict(object = classical_model, newdata = test_binaryMask_2missingValues)
(RMSE_classical_2NA <- sqrt( mean( (test_binaryMask_2missingValues$Y - classical_pred_2NA)^2 ) ))
classical_pred_3NA <- predict(object = classical_model, newdata = test_binaryMask_3missingValues)
(RMSE_classical_3NA <- sqrt( mean( (test_binaryMask_3missingValues$Y - classical_pred_3NA)^2 ) ))
classical_pred_4NA <- predict(object = classical_model, newdata = test_binaryMask_4missingValues)
(RMSE_classical_4NA <- sqrt( mean( (test_binaryMask_4missingValues$Y - classical_pred_4NA)^2 ) ))
boxplot(data.frame(RMSE_classical_0NA, RMSE_classical_1NA, RMSE_classical_2NA, RMSE_classical_3NA, RMSE_classical_4NA))
### M2 model
M2_pred_0NA <- predict(object = M2, newdata = test_binaryMask_0missingValues)
length(M2_pred_0NA)
(RMSE_M2_0NA <- sqrt( mean( (test_binaryMask_0missingValues$Y - M2_pred_0NA)^2 ) ))
M2_pred_1NA <- predict(object = M2, newdata = test_binaryMask_1missingValues)
(RMSE_M2_1NA <- sqrt( mean( (test_binaryMask_1missingValues$Y - M2_pred_1NA)^2 ) ))
M2_pred_2NA <- predict(object = M2, newdata = test_binaryMask_2missingValues)
(RMSE_M2_2NA <- sqrt( mean( (test_binaryMask_2missingValues$Y - M2_pred_2NA)^2 ) ))
M2_pred_3NA <- predict(object = M2, newdata = test_binaryMask_3missingValues)
(RMSE_M2_3NA <- sqrt( mean( (test_binaryMask_3missingValues$Y - M2_pred_3NA)^2 ) ))
M2_pred_4NA <- predict(object = M2, newdata = test_binaryMask_4missingValues)
(RMSE_M2_4NA <- sqrt( mean( (test_binaryMask_4missingValues$Y - M2_pred_4NA)^2 ) ))
boxplot(data.frame(RMSE_M2_0NA, RMSE_M2_1NA, RMSE_M2_2NA, RMSE_M2_3NA, RMSE_M2_4NA))
### M1 model
M1_pred_0NA <- coef(M2)["(Intercept)"] + M1_coef_X1 * test_binaryMask_0missingValues$X1real + M1_coef_X2 * test_binaryMask_0missingValues$X2real + 
  M1_coef_X3 * test_binaryMask_0missingValues$X3real + M1_coef_X4 * test_binaryMask_0missingValues$X4real
(RMSE_M1_0NA <- sqrt( mean( (test_binaryMask_0missingValues$Y - M1_pred_0NA)^2 ) ))
M1_pred_1NA <- coef(M2)["(Intercept)"] + M1_coef_X1 * test_binaryMask_1missingValues$X1real + M1_coef_X2 * test_binaryMask_1missingValues$X2real + 
  M1_coef_X3 * test_binaryMask_1missingValues$X3real + M1_coef_X4 * test_binaryMask_1missingValues$X4real
(RMSE_M1_1NA <- sqrt( mean( (test_binaryMask_1missingValues$Y - M1_pred_1NA)^2 ) ))
M1_pred_2NA <- coef(M2)["(Intercept)"] + M1_coef_X1 * test_binaryMask_2missingValues$X1real + M1_coef_X2 * test_binaryMask_2missingValues$X2real + 
  M1_coef_X3 * test_binaryMask_2missingValues$X3real + M1_coef_X4 * test_binaryMask_2missingValues$X4real
(RMSE_M1_2NA <- sqrt( mean( (test_binaryMask_2missingValues$Y - M1_pred_2NA)^2 ) ))
M1_pred_3NA <- coef(M2)["(Intercept)"] + M1_coef_X1 * test_binaryMask_3missingValues$X1real + M1_coef_X2 * test_binaryMask_3missingValues$X2real + 
  M1_coef_X3 * test_binaryMask_3missingValues$X3real + M1_coef_X4 * test_binaryMask_3missingValues$X4real
(RMSE_M1_3NA <- sqrt( mean( (test_binaryMask_3missingValues$Y - M1_pred_3NA)^2 ) ))
M1_pred_4NA <- coef(M2)["(Intercept)"] + M1_coef_X1 * test_binaryMask_4missingValues$X1real + M1_coef_X2 * test_binaryMask_4missingValues$X2real + 
  M1_coef_X3 * test_binaryMask_4missingValues$X3real + M1_coef_X4 * test_binaryMask_4missingValues$X4real
(RMSE_M1_4NA <- sqrt( mean( (test_binaryMask_4missingValues$Y - M1_pred_4NA)^2 ) ))
boxplot(data.frame(RMSE_M1_0NA, RMSE_M1_1NA, RMSE_M1_2NA, RMSE_M1_3NA, RMSE_M1_4NA))
## M3 model: individualized predictions to quality pattern
M3_pred_0NA <- coef(M2)["(Intercept)"] + M3_coef_beta1_0NA * test_binaryMask_0missingValues$X1real + M3_coef_beta2_0NA * test_binaryMask_0missingValues$X2real +
  M3_coef_beta3_0NA * test_binaryMask_0missingValues$X3real + M3_coef_beta4_0NA * test_binaryMask_0missingValues$X4real
(RMSE_M3_0NA <- sqrt( mean( (test_binaryMask_0missingValues$Y - M3_pred_0NA)^2 ) ))
M3_pred_1NA <- coef(M2)["(Intercept)"] + M3_coef_beta1_1NA * test_binaryMask_1missingValues$X1real + M3_coef_beta2_1NA * test_binaryMask_1missingValues$X2real +
  M3_coef_beta3_1NA * test_binaryMask_1missingValues$X3real + M3_coef_beta4_1NA * test_binaryMask_1missingValues$X4real
(RMSE_M3_1NA <- sqrt( mean( (test_binaryMask_1missingValues$Y - M3_pred_1NA)^2 ) ))
M3_pred_2NA <- coef(M2)["(Intercept)"] + M3_coef_beta1_2NA * test_binaryMask_2missingValues$X1real + M3_coef_beta2_2NA * test_binaryMask_2missingValues$X2real +
  M3_coef_beta3_2NA * test_binaryMask_2missingValues$X3real + M3_coef_beta4_2NA * test_binaryMask_2missingValues$X4real
(RMSE_M3_2NA <- sqrt( mean( (test_binaryMask_2missingValues$Y - M3_pred_2NA)^2 ) ))
M3_pred_3NA <- coef(M2)["(Intercept)"] + M3_coef_beta1_3NA * test_binaryMask_3missingValues$X1real + M3_coef_beta2_3NA * test_binaryMask_3missingValues$X2real +
  M3_coef_beta3_3NA * test_binaryMask_3missingValues$X3real + M3_coef_beta4_3NA * test_binaryMask_3missingValues$X4real
(RMSE_M3_3NA <- sqrt( mean( (test_binaryMask_3missingValues$Y - M3_pred_3NA)^2 ) ))
M3_pred_4NA <- coef(M2)["(Intercept)"] + M3_coef_beta1_4NA * test_binaryMask_4missingValues$X1real + M3_coef_beta2_4NA * test_binaryMask_4missingValues$X2real +
  M3_coef_beta3_4NA * test_binaryMask_4missingValues$X3real + M3_coef_beta4_4NA * test_binaryMask_4missingValues$X4real
(RMSE_M3_4NA <- sqrt( mean( (test_binaryMask_4missingValues$Y - M3_pred_4NA)^2 ) ))
boxplot(data.frame(RMSE_M3_0NA, RMSE_M3_1NA, RMSE_M3_2NA, RMSE_M3_3NA, RMSE_M3_4NA))

boxplot(data.frame(RMSE_classical_0NA, RMSE_M2_0NA, RMSE_M1_0NA, RMSE_M3_0NA))
boxplot(data.frame(RMSE_classical_1NA, RMSE_M2_1NA, RMSE_M1_1NA, RMSE_M3_1NA))
boxplot(data.frame(RMSE_classical_2NA, RMSE_M2_2NA, RMSE_M1_2NA, RMSE_M3_2NA))
boxplot(data.frame(RMSE_classical_3NA, RMSE_M2_3NA, RMSE_M1_3NA, RMSE_M3_3NA))
boxplot(data.frame(RMSE_classical_4NA, RMSE_M2_4NA, RMSE_M1_4NA, RMSE_M3_4NA))

####### Plot by binary mask pattern

## No missing values
#plot(x = test_binaryMask_0missingValues$Y, y = classical_pred_0NA, col = "blue", xlim = c(0,70), ylim = c(0,70))
#par(new = TRUE)
plot(x = test_binaryMask_0missingValues$Y, y = M2_pred_0NA, col = "red", xlim = c(0,70), ylim = c(0,70))
par(new = TRUE)
plot(x = test_binaryMask_0missingValues$Y, y = M1_pred_0NA, col = "green", xlim = c(0,70), ylim = c(0,70))
par(new = TRUE)
plot(x = test_binaryMask_0missingValues$Y, y = M3_pred_0NA, col = "orange", xlim = c(0,70), ylim = c(0,70))

## 1 missing values
#plot(x = test_binaryMask_1missingValues$Y, y = classical_pred_1NA, col = "blue", xlim = c(0,70), ylim = c(0,70))
#par(new = TRUE)
plot(x = test_binaryMask_1missingValues$Y, y = M2_pred_1NA, col = "red", xlim = c(0,70), ylim = c(0,70))
par(new = TRUE)
plot(x = test_binaryMask_1missingValues$Y, y = M1_pred_1NA, col = "green", xlim = c(0,70), ylim = c(0,70))
par(new = TRUE)
plot(x = test_binaryMask_1missingValues$Y, y = M3_pred_1NA, col = "orange", xlim = c(0,70), ylim = c(0,70))

## 2 missing values
#plot(x = test_binaryMask_2missingValues$Y, y = classical_pred_2NA, col = "blue", xlim = c(0,70), ylim = c(0,70))
#par(new = TRUE)
plot(x = test_binaryMask_2missingValues$Y, y = M2_pred_2NA, col = "red", xlim = c(0,70), ylim = c(0,70))
par(new = TRUE)
plot(x = test_binaryMask_2missingValues$Y, y = M1_pred_2NA, col = "green", xlim = c(0,70), ylim = c(0,70))
par(new = TRUE)
plot(x = test_binaryMask_2missingValues$Y, y = M3_pred_2NA, col = "orange", xlim = c(0,70), ylim = c(0,70))

## 3 missing values
#plot(x = test_binaryMask_3missingValues$Y, y = classical_pred_3NA, col = "blue", xlim = c(0,70), ylim = c(0,70))
#par(new = TRUE)
plot(x = test_binaryMask_3missingValues$Y, y = M2_pred_3NA, col = "red", xlim = c(0,70), ylim = c(0,70))
par(new = TRUE)
plot(x = test_binaryMask_3missingValues$Y, y = M1_pred_3NA, col = "green", xlim = c(0,70), ylim = c(0,70))
par(new = TRUE)
plot(x = test_binaryMask_3missingValues$Y, y = M3_pred_3NA, col = "orange", xlim = c(0,70), ylim = c(0,70))

## 4 missing values
#plot(x = test_binaryMask_4missingValues$Y, y = classical_pred_4NA, col = "blue", xlim = c(0,70), ylim = c(0,70))
#par(new = TRUE)
plot(x = test_binaryMask_4missingValues$Y, y = M2_pred_4NA, col = "red", xlim = c(0,70), ylim = c(0,70))
par(new = TRUE)
plot(x = test_binaryMask_4missingValues$Y, y = M1_pred_4NA, col = "green", xlim = c(0,70), ylim = c(0,70))
par(new = TRUE)
plot(x = test_binaryMask_4missingValues$Y, y = M3_pred_4NA, col = "orange", xlim = c(0,70), ylim = c(0,70))
